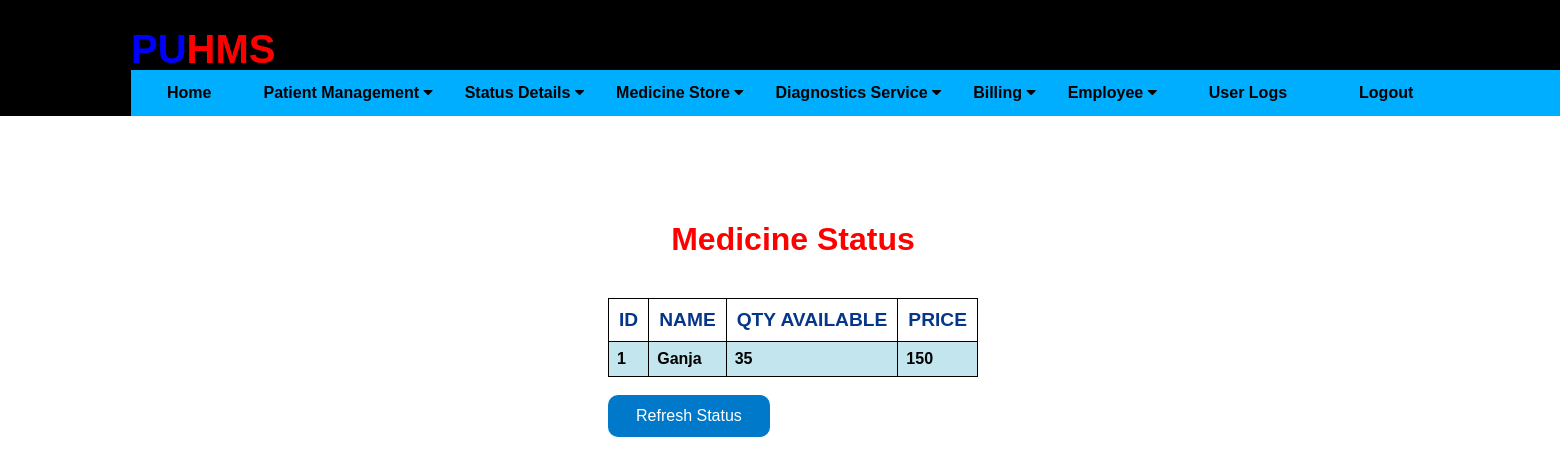
/medicinestatus (signed in), run on the app's committed database.
### application/db.py (models this page shows)
class MedicineMaster(db.Model):
    __tablename__ = 'medicinemaster'
    mid = db.Column(db.Integer, db.ForeignKey('medicines.mid'), primary_key=True)
    mname = db.Column(db.String(20))
    qavailable = db.Column(db.Integer)
    rate = db.Column(db.Integer)

### application/routes.py (the view)
@app.route('/medicinestatus')
def medicinestatus():
    if (session.get('username') or session.get('pharmacy')):
        updatep = MedicineMaster.query.all()
        print(updatep)
        if not updatep:
            flash('No Medicines exists in database')
            return redirect( url_for('addMedicine') )
        else:
            print("inside else")
            return render_template('medicinestatus.html', updatep = updatep)
    else:
        return "<h1>You do not have permission to perform this action. Please go back</h1>"

### application/templates/medicinestatus.html (shortened to what this page needs)
{% extends "layout.html" %}
{% block content %}
<div class="stat">
    <h1 style="color: red;">Medicine Status</h1><br>
    <table border="1" align="center">
        <tr>
            <th>ID</th>
            <th>NAME</th>
            <th>QTY AVAILABLE</th>
            <th>PRICE</th>
        </tr>
        {% for update in updatep %}
        <tr>
            <td> {{ update.mid }} </td>
            <td> {{ update.mname }} </td>
            <td> {{ update.qavailable }} </td>
            <td> {{ update.rate }} </td>
        </tr>
        {% else %}
        <h3>No Medicines!</h3>
        {% endfor %}
    </table>
    <br>
    <form action="{{ url_for('medicinestatus') }}">
    <button type="submit" class="ibutton" value="Refresh the list">Refresh Status</button>
    </form>
</div>
{% endblock %}

### application/static/css/main.css (style rules this page uses)
html { overflow-y: scroll; overflow-x: hidden; }
body { font-family: Arial, Helvetica, sans-serif; height: 100%; display: flex; flex-direction: column; }
table, th, td { border: 1px solid black; border-collapse: collapse; }
.stat { position: absolute; top: 200px; padding-left: 600px; }
.stat h1 { text-align: center; }

### application/templates/layout.html (style rules this page uses)
table { font-family: arial, sans-serif; border-collapse: collapse; width: 100%; }
td { border: 1px solid #dddddd; text-align: left; font-weight: bold; padding: 8px; }
th { border: 1px solid #dddddd; width: auto; color: #06368a; text-align: center; font-size: larger; font-weight: bolder; padding: 10px; }
tr:nth-child(even) { background-color: #c3e5ee; }
.ibutton { background-color: #0079ca;; border: 2px; border-radius: 10px; color: white; padding: 12px 28px; text-align: center; text-decoration: none; display: inline-block; font-size: 16px; }

### data on the page
MedicineMaster: mid "1", mname "Ganja", qavailable "35", rate "150"
